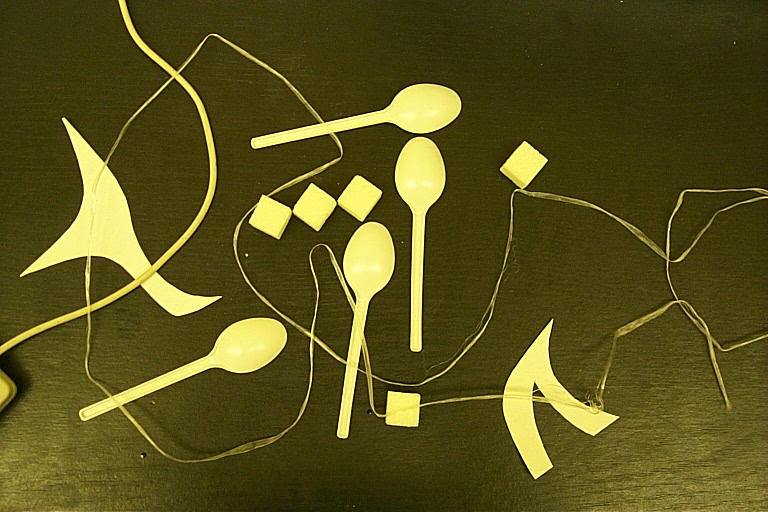
#> input picture source.JPG, 768 x 512 px, found by its file name
$ jupyter execute 'Cluster analysis in pattern recognition.ipynb'   (shell and % lines are left out)
#> lines starting #> are read from the running program, lines starting #| are printed output that depends on the picture; after the words box and inside, x2 and y2 are one past the last pixel; in counts of white or black regions, pixels touching at a corner belong together
[cell 1]
from PIL import Image, ImageDraw, ImageFont
import matplotlib.pyplot as plt
import matplotlib.pylab as plb
import cv2 as cv
import matplotlib.image as mpimg
import numpy as np
import random as rnd
import functools as ft
from sklearn.cluster import KMeans as kmeans

[cell 2]
def bfs(cls, image, i, j):
    result = [(i,j)]
    queue = [(i,j)]
    image[i][j] = cls
    while len(queue) != 0:
        cur = queue[0]
        queue = queue[1:]
        if image[cur[0]-1][cur[1]] == 255:
            result.append((cur[0]-1, cur[1]))
            queue.append((cur[0]-1, cur[1]))
            image[cur[0]-1][cur[1]] = cls
        if image[cur[0]][cur[1]-1] == 255:
            result.append((cur[0], cur[1]-1))
            queue.append((cur[0], cur[1]-1))
            image[cur[0]][cur[1]-1] = cls
        if image[cur[0]+1][cur[1]] == 255:
            result.append((cur[0]+1, cur[1]))
            queue.append((cur[0]+1, cur[1]))
            image[cur[0]+1][cur[1]] = cls
        if image[cur[0]][cur[1]+1] == 255:
            result.append((cur[0], cur[1]+1))
            queue.append((cur[0], cur[1]+1))
            image[cur[0]][cur[1]+1] = cls
    return result

[cell 3]
image = mpimg.imread("source.jpg")
#> image is the input picture: shape (512, 768, 3); mean R, G, B 89.6, 83, 27.4

[cell 4]
plt.figure(1, figsize=(20,10))
plt.subplot2grid((8, 8), (0, 0), rowspan=4, colspan=4)
plt.imshow(image)
plt.title("Исходное изображение")
plt.subplot2grid((8,8),(0,4), rowspan=4, colspan=4)
plt.hist(image.ravel(), bins=256, edgecolor="black")
plt.title("Гистограмма яркости")
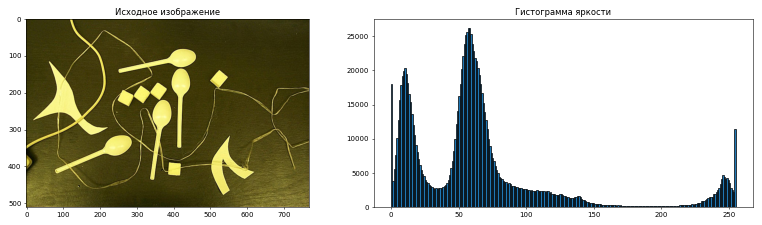
#> figure drawn by matplotlib, 2 panels; panel 2: tallest bar 26180 high, from x = 56.78 to 57.77

[cell 5]
cv_img = cv.imread("source.jpg", 0)
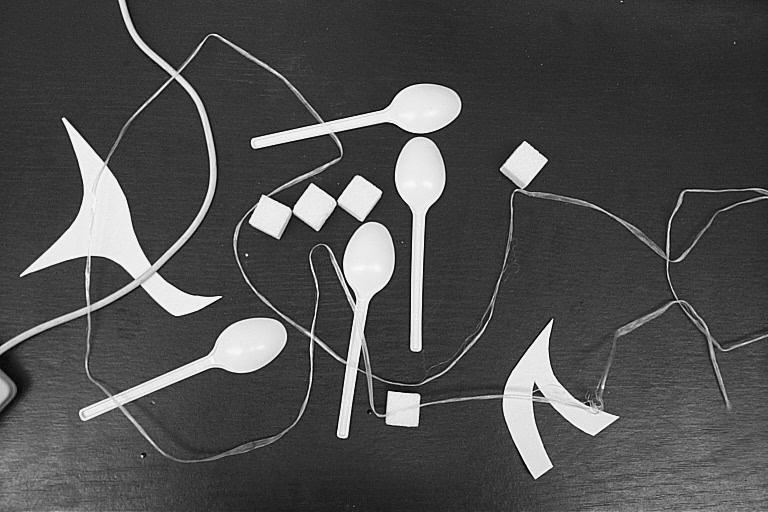
#> cv_img: shape (512, 768); min 0, max 255, mean 78.6
cv_img = cv.medianBlur(cv_img, 5)


r, th_img_1 = cv.threshold(cv_img, 127, 255, cv.THRESH_BINARY)
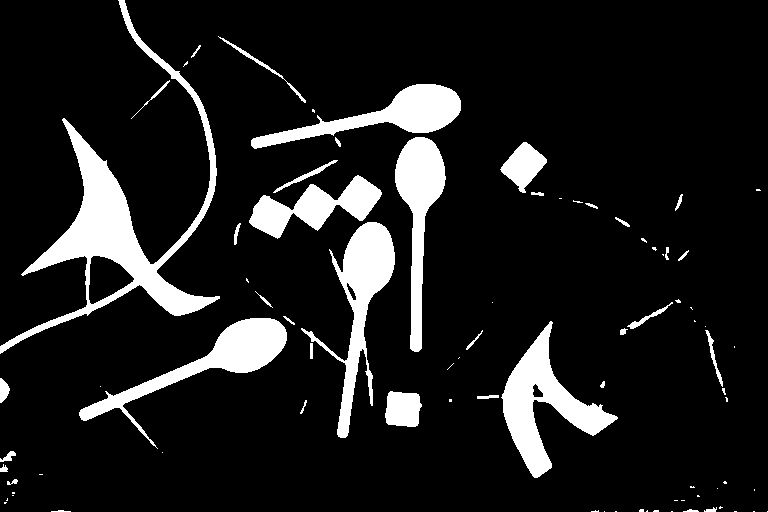
#> th_img_1: shape (512, 768); 11.5% white; 83 white regions (45 under 20 px), largest, box (x1, y1, x2, y2) and area: (0, 0, 220, 354) 11593, (501, 321, 618, 478) 5935, (301, 222, 395, 438) 5401
th_img_2 = cv.adaptiveThreshold(cv_img, 255, cv.ADAPTIVE_THRESH_MEAN_C, cv.THRESH_BINARY, 11, 2)
#> th_img_2: shape (512, 768); 76.1% white; 3998 black regions (3550 under 20 px), largest, box (x1, y1, x2, y2) and area: (88, 0, 729, 491) 36413, (0, 0, 171, 346) 4126, (107, 78, 210, 265) 2591
th_img_3 = cv.adaptiveThreshold(cv_img, 255, cv.ADAPTIVE_THRESH_GAUSSIAN_C, cv.THRESH_BINARY, 11, 2)
#> th_img_3: shape (512, 768); 83.8% white; 5026 black regions (4797 under 20 px), largest, box (x1, y1, x2, y2) and area: (87, 0, 650, 483) 22957, (0, 0, 171, 346) 2907, (496, 137, 710, 294) 2327

[cell 6]
plt.figure(2, figsize=(32, 24))

plt.subplot2grid((4,3),(0,0))
plt.imshow(th_img_1, "gray")
plt.title("Глобальная бинаризация")

plt.subplot2grid((4,3),(0,1))
plt.imshow(th_img_2, "gray")
plt.title("Адаптивная бинаризация по мат ожиданию")

plt.subplot2grid((4,3),(0,2))
plt.imshow(th_img_2, "gray")
plt.title("Адаптивная бинаризация по гаусовому распеделению")


kernel_1 = np.ones((9,9),np.uint8)
opened_th_img_1 = cv.morphologyEx(th_img_1, cv.MORPH_OPEN, kernel_1)
#> opened_th_img_1: shape (512, 768); 9.7% white; 12 white regions, largest, box (x1, y1, x2, y2) and area: (37, 135, 207, 315) 8054, (503, 333, 612, 476) 5718, (81, 318, 287, 419) 4899
plt.subplot2grid((4,3),(1,0))
plt.imshow(opened_th_img_1, "gray")
plt.title("После морфологического преобразования 'Открытие'")

kernel_2 = np.ones((3,3),np.uint8)
opened_th_img_2 = cv.morphologyEx(th_img_2, cv.MORPH_OPEN, kernel_2)
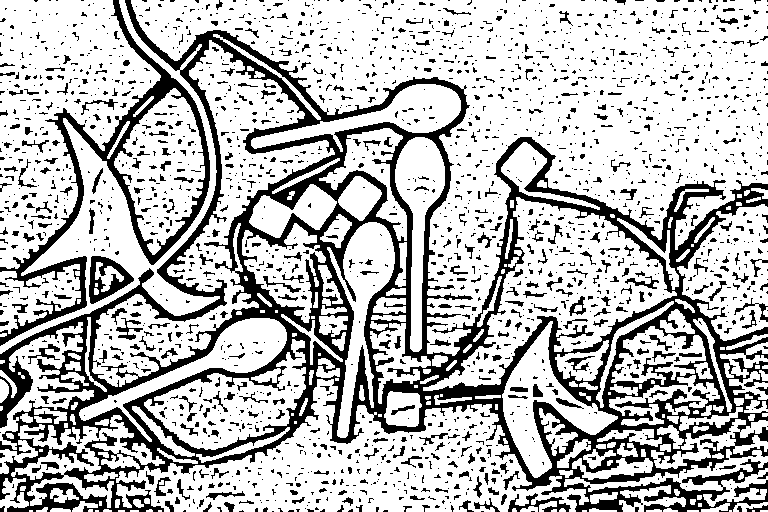
#> opened_th_img_2: shape (512, 768); 73.1% white; 2069 black regions (1693 under 20 px), largest, box (x1, y1, x2, y2) and area: (0, 0, 768, 512) 71963, (0, 0, 210, 346) 7600, (89, 256, 134, 304) 963
plt.subplot2grid((4,3),(1,1))
plt.imshow(opened_th_img_2, "gray")
plt.title("После морфологического преобразования 'Открытие'")

kernel_3 = np.ones((3,3),np.uint8)
opened_th_img_3 = cv.morphologyEx(th_img_3, cv.MORPH_OPEN, kernel_3)
#> opened_th_img_3: shape (512, 768); 80.4% white; 2536 black regions (2379 under 20 px), largest, box (x1, y1, x2, y2) and area: (0, 0, 768, 512) 52495, (0, 0, 210, 346) 5259, (0, 400, 76, 456) 1093
plt.subplot2grid((4,3),(1,2))
plt.imshow(opened_th_img_3, "gray")
plt.title("После морфологического преобразования 'Открытие'")

kernel_2_1 = np.ones((10,10),np.uint8)
closed_th_img_1 = cv.morphologyEx(th_img_1, cv.MORPH_CLOSE, kernel_2_1)
#> closed_th_img_1: shape (512, 768); 12% white; 49 white regions (25 under 20 px), largest, box (x1, y1, x2, y2) and area: (0, 0, 221, 355) 11919, (235, 161, 396, 439) 10062, (252, 85, 462, 353) 9222
plt.subplot2grid((4,3),(2,0))
plt.imshow(closed_th_img_1, "gray")
plt.title("После морфологического преобразования 'Закрытие'")

kernel_2_2 = np.ones((3,3),np.uint8)
closed_th_img_2 = cv.morphologyEx(th_img_2, cv.MORPH_CLOSE, kernel_2_2)
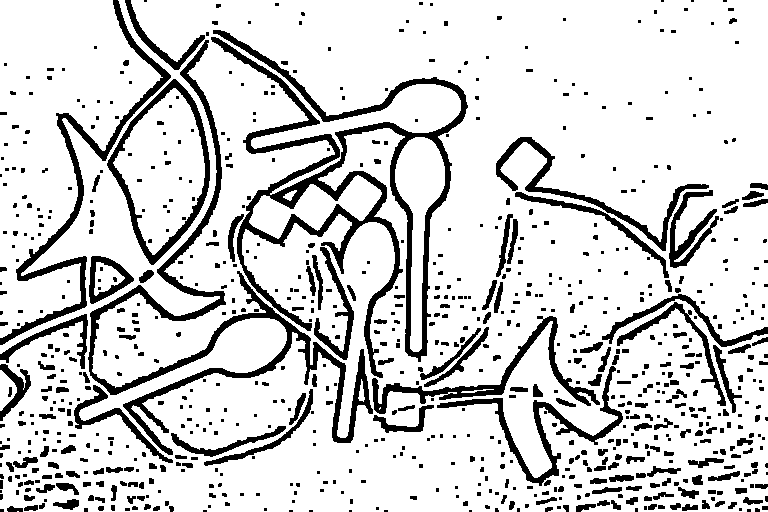
#> closed_th_img_2: shape (512, 768); 82.9% white; 827 black regions (513 under 20 px), largest, box (x1, y1, x2, y2) and area: (211, 30, 468, 378) 12794, (88, 40, 373, 455) 8640, (0, 0, 171, 345) 3980
plt.subplot2grid((4,3),(2,1))
plt.imshow(closed_th_img_2, "gray")
plt.title("После морфологического преобразования 'Закрытие'")

kernel_2_3 = np.ones((3,3),np.uint8)
closed_th_img_3 = cv.morphologyEx(th_img_3, cv.MORPH_CLOSE, kernel_2_3)
#> closed_th_img_3: shape (512, 768); 89.9% white; 376 black regions (233 under 20 px), largest, box (x1, y1, x2, y2) and area: (215, 31, 466, 356) 4002, (237, 157, 399, 378) 3168, (0, 0, 171, 345) 2842
plt.subplot2grid((4,3),(2,2))
plt.imshow(closed_th_img_3, "gray")
plt.title("После морфологического преобразования 'Закрытие'")

kernel_3_1 = np.ones((3, 3), np.uint8)
open_closed_th_img_1 = cv.morphologyEx(opened_th_img_1, cv.MORPH_CLOSE, kernel_3_1)
#> open_closed_th_img_1: shape (512, 768); 9.7% white; 12 white regions, largest, box (x1, y1, x2, y2) and area: (37, 135, 207, 315) 8054, (503, 333, 612, 476) 5719, (81, 318, 287, 419) 4899
plt.subplot2grid((4,3),(3,0))
plt.imshow(open_closed_th_img_1, "gray")
plt.title("'Закрытие' после 'Открытия'")

kernel_3_2 = np.ones((10, 10), np.uint8)
open_closed_th_img_2 = cv.morphologyEx(opened_th_img_2, cv.MORPH_CLOSE, kernel_3_2)
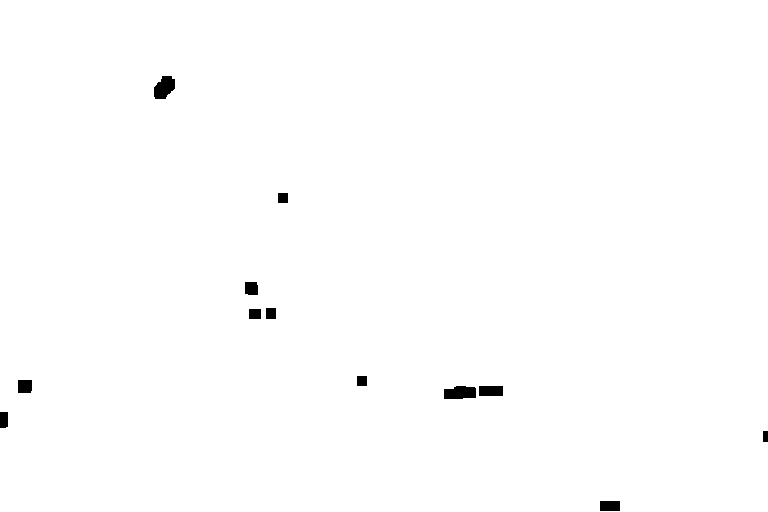
#> open_closed_th_img_2: shape (512, 768); 99.5% white; 12 black regions, largest, box (x1, y1, x2, y2) and area: (444, 386, 476, 399) 360, (154, 76, 175, 99) 357, (479, 386, 503, 396) 240
plt.subplot2grid((4,3),(3,1))
plt.imshow(open_closed_th_img_2, "gray")
plt.title("'Закрытие' после 'Открытия'")

kernel_3_3 = np.ones((3, 3), np.uint8)
open_closed_th_img_3 = cv.morphologyEx(opened_th_img_3, cv.MORPH_CLOSE, kernel_3_3)
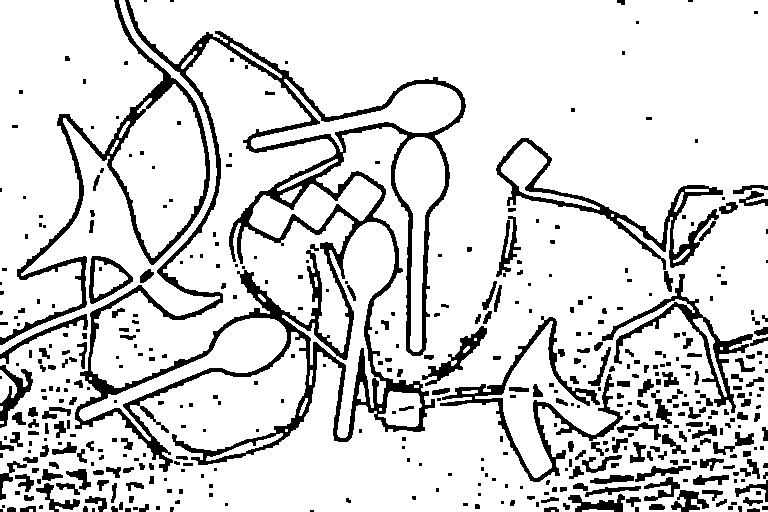
#> open_closed_th_img_3: shape (512, 768); 84.8% white; 460 black regions (218 under 20 px), largest, box (x1, y1, x2, y2) and area: (75, 0, 466, 472) 22882, (0, 0, 210, 345) 5041, (440, 316, 623, 482) 3571
plt.subplot2grid((4,3),(3,2))
plt.imshow(open_closed_th_img_3, "gray")
plt.title("'Закрытие' после 'Открытия'")

[cell 7]
best = opened_th_img_1.copy()

plt.figure(3, figsize=(20,10))
plt.subplot(111)
plt.plot('Выделение связных областей')

plt.subplot(231)
plt.imshow(best, 'gray')

components = []
cls = 10
for i in range(0, len(best)):
    for j in range(0, len(best[0])):
        if best[i][j] == 255:
            components.append(bfs(cls, best, i, j))
            cls += 10
#> after the loop, cls = 130; components = 12 items

plt.subplot(232)
plt.imshow(best, 'gray')

cv_img_full = cv.imread("source.jpg")

rnd.seed(None)

for component in components:
    red, green, blue = rnd.randint(0, 255), rnd.randint(0, 255), rnd.randint(0, 255)
    for i, j in component:
        cv_img_full[i, j] = np.array([red, green, blue], dtype=np.uint8)
#> this loop made 12 passes
#> (red, green, blue) on passes 1 to 12: (187, 43, 56), (131, 181, 23), (248, 82, 62), (96, 79, 49), (242, 131, 44), (14, 176, 192), (156, 73, 88), (23, 48, 238), (27, 103, 64), (28, 112, 151), (1, 135, 230), (131, 103, 48)
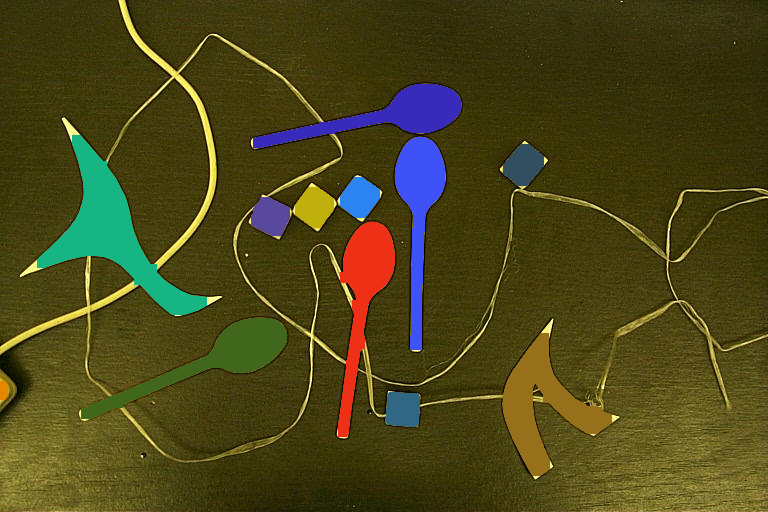
#> cv_img_full: shape (512, 768, 3); mean B, G, R 25.8, 70.1, 74.8

plt.subplot(233)
plt.imshow(cv_img_full)

[cell 8]
def area(component):
    return len(component)


def massCentre(component):
    ar = area(component)
    x_c = ft.reduce(lambda s,pxl: s+pxl[0], component, 0) / ar
    y_c = ft.reduce(lambda s,pxl: s+pxl[1], component, 0) / ar
    return x_c, y_c


def neighbors_count(component, p):
    sc = set(component)
    return ((p[0]-1, p[1]) in sc)+((p[0]+1, p[1]) in sc)\
            +((p[0], p[1]-1) in sc)+((p[0], p[1]+1) in sc)


def perimeter(component):
    return len(list(filter(lambda p: neighbors_count(component, p), component)))


def density(perim, ar):
    return perim**2 / ar


def discrete_central_moment(component, x_c, y_c, i, j):
    return ft.reduce(lambda s,p: s+(p[0]-x_c)**i*(p[1]-y_c)**j, component, 0)
dcm = discrete_central_moment


def elongation(comp, x_c, y_c):
    m20 = dcm(comp, x_c, y_c, 2, 0)
    m02 = dcm(comp, x_c, y_c, 0, 2)
    m11 = dcm(comp, x_c, y_c, 1, 1)
    return (m20+m02+((m20-m02)**2+4*m11**2)**0.5) / (m20+m02-((m20-m02)**2+4*m11**2)**0.5)

[cell 9]
points = []

for component in components:
    c_area = area(component)
    c_cntr = massCentre(component)
    c_prmr = perimeter(component)
    c_dnst = density(c_prmr, c_area)
    c_lngt = elongation(component, c_cntr[0], c_cntr[1])
    points.append([c_area, c_prmr, c_dnst, c_lngt])
#> this loop made 12 passes
#> (c_area, ar in massCentre, x_c in massCentre, y_c in massCentre) on pass 1: (4437, 4437, 115.3, 386.6)

[cell 10]
clusters = kmeans(n_clusters=5, random_state=0).fit(np.asarray(points))
cv_dark_img = cv_img_full.copy()

for i in range(0, len(cv_dark_img)):
    for j in range(0, len(cv_dark_img[0])):
        cv_dark_img[i,j][0] = cv_dark_img[i,j][1] = cv_dark_img[i,j][2] = 0
#> cv_dark_img: shape (512, 768, 3); every value is 0

colors = [[255, 0, 0], [0, 255, 0], [255, 255, 0], [0, 0, 255], [255, 0, 255]]

for k in range(0, len(clusters.labels_)):
    component = components[k]
    for i, j in component:
        cv_img_full[i, j] = np.array(colors[clusters.labels_[k]], dtype=np.int8)
        cv_dark_img[i, j] = np.array(colors[clusters.labels_[k]], dtype=np.int8)
#> this loop made 12 passes
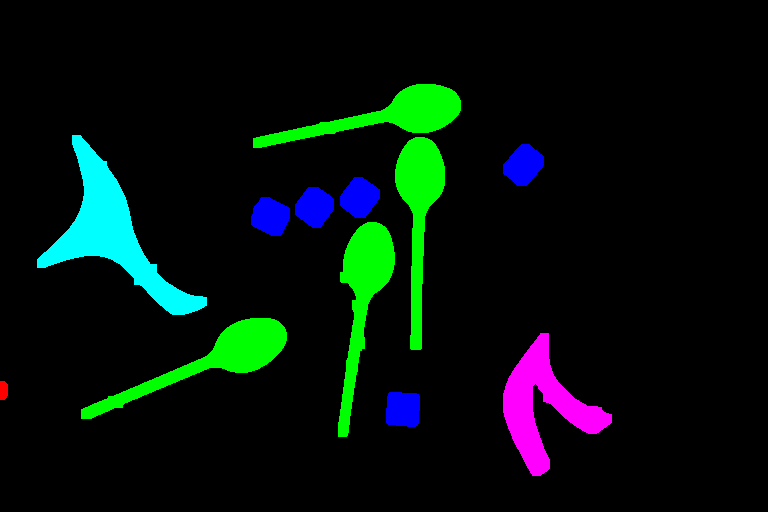
#> cv_dark_img: shape (512, 768, 3); mean B, G, R 12.6, 17.3, 3.8
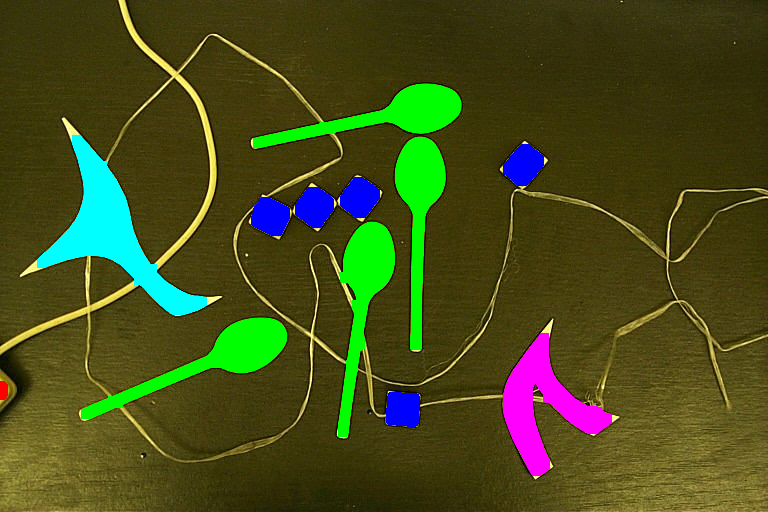
#> cv_img_full: shape (512, 768, 3); 9.72% of pixels changed, all inside (x1, y1, x2, y2) = (0, 84, 612, 476)

plt.figure(5, figsize=(20, 20))

plt.subplot(421)
plt.imshow(image)

plt.subplot(422)
plt.imshow(open_closed_th_img_1, 'gray')

plt.subplot(423)
plt.imshow(cv_dark_img)

plt.subplot(424)
plt.imshow(cv_img_full)
#> figure, not shown here; B, G, R data is drawn as R, G, B
